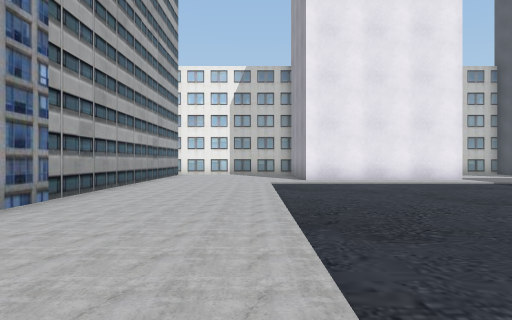
[1] (above)

21 first-person views from a walk through a scene from a Unity 3-D project. The camera is 1.3 m above the floor, looks level and sees 70° across. The floor is counted in squares, 2 m on a side. Each view is taken from the middle of a square. On the plan, view 1 faces up. The plan holds only what a view shows up to about 11 squares ahead; the rest is blank. The place goes on beyond the plan. Some surface patterns are stand-ins.

[2]
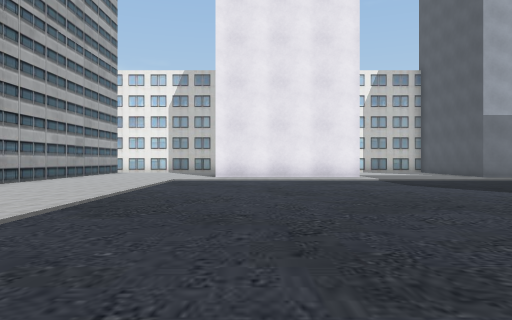

[3]
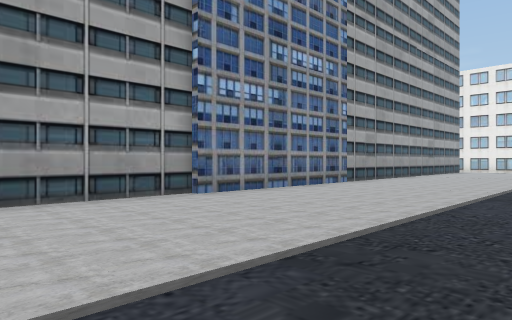

[4]
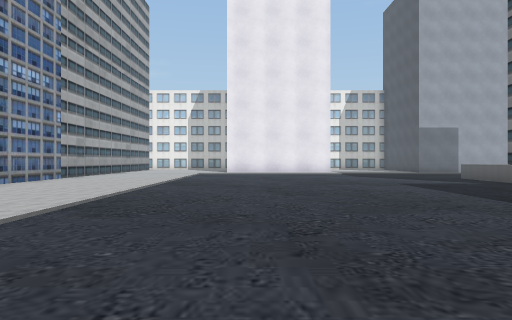

[5]
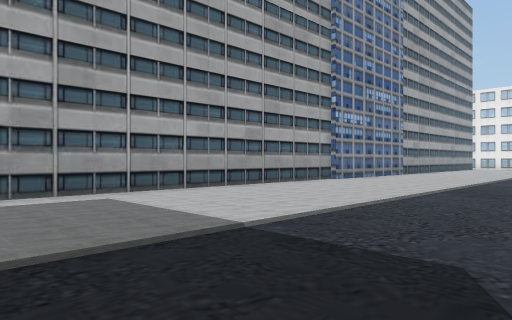

[6]
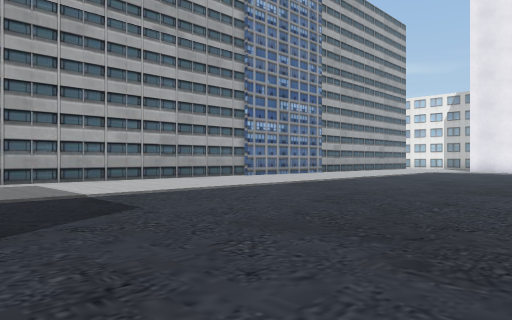

[7]
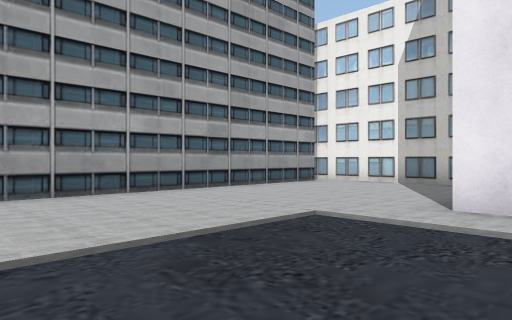

[8]
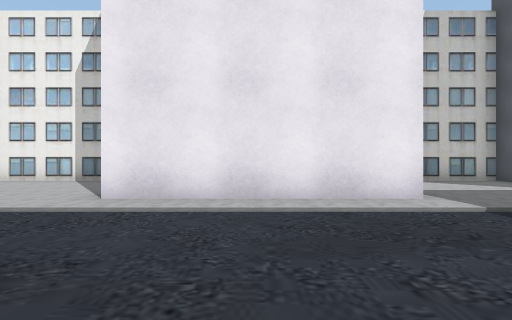

[9]
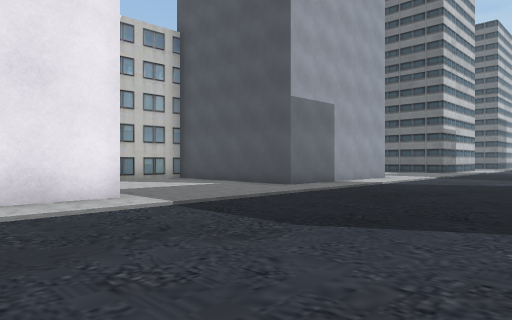

[10]
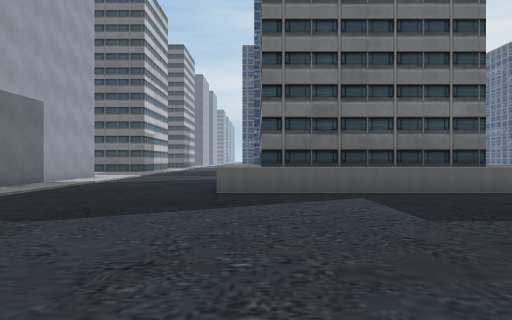

[11]
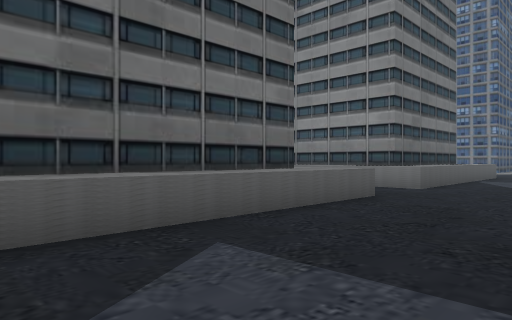

[12]
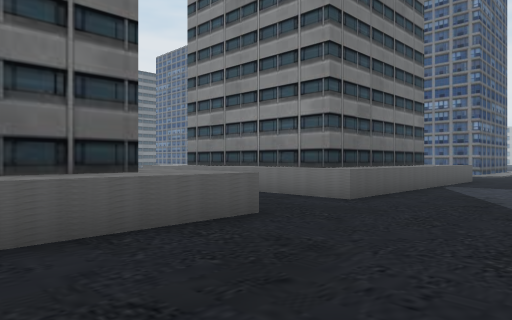

[13]
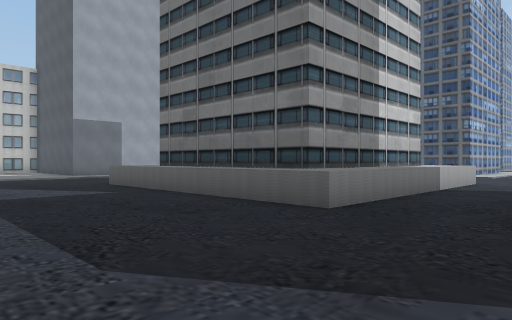

[14]
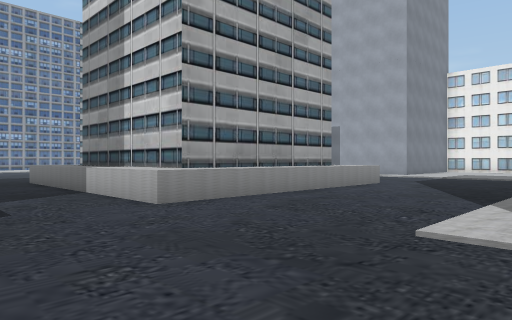

[15]
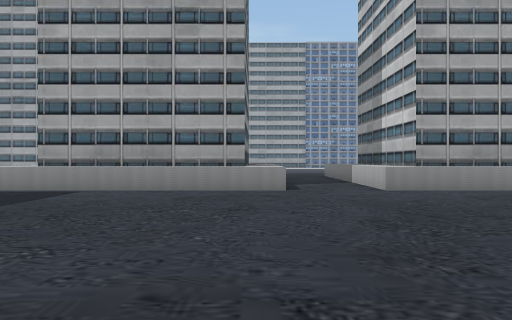

[16]
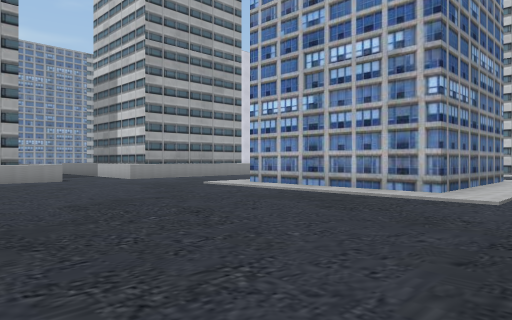

[17]
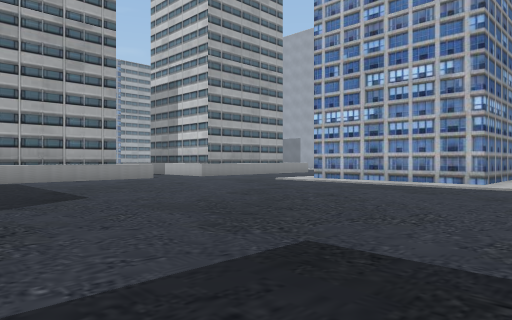

[18]
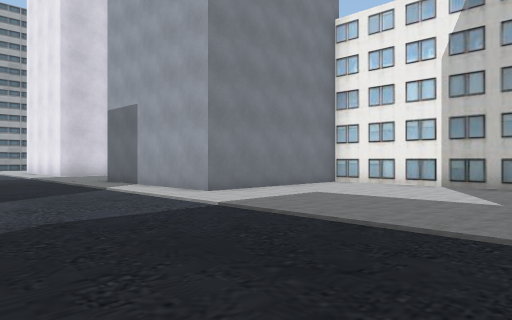

[19]
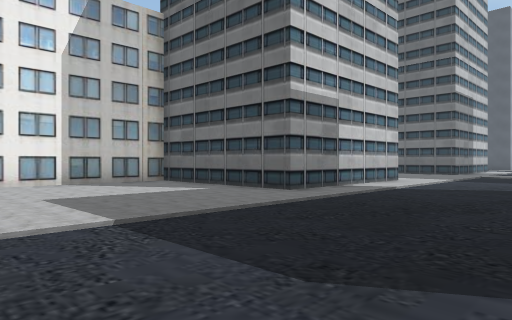

[20]
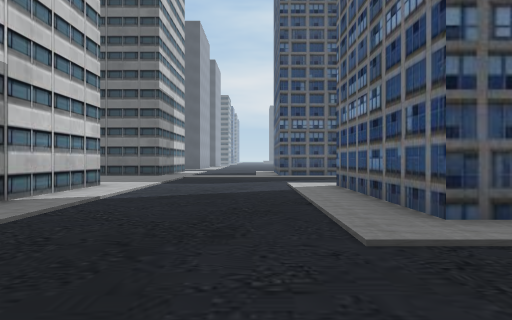

[21]
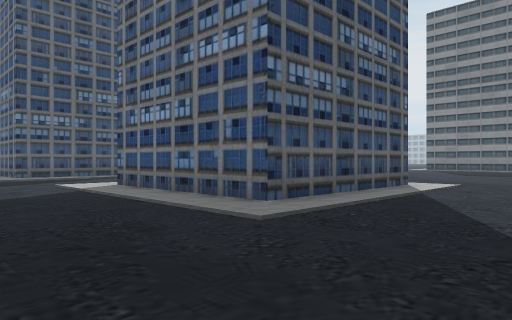

### Floor plan
Key: @ floor where view 1 was taken; # wall or solid block; . floor; B building.
Columns run from 4 left of view 1 to 29 right of it. Each row starts with its distance up from view 1.
 17  ####        ###    #######
 16  ....        ..B    B.....B
 15 B.....      ...B    B.....B
 14 B.....      ...B    B.....B
 13 B.....     ....B    B.....B
 12 B.....#####....BBBBBB.....BBBBB...
 11 B.................................
 10 B.................................
  9 B.................................
  8 B.................................
  7 B.................. ..............
  6 B.............BBBB  BB....BBBBB
  5 B.............BB    BB....B   B
  4 B.............BB    BB....B   B
  3 B.............BB    BB....B   B
  2 B.............BB    BB....B   B
  1 B.............BBBBBBBB....BBBBB
  0 B...@.........BBBBBBBB...........
 -1 B................................
 -2 B................................
 -3 B.......... ..BBBBBBBB............
 -4 B.......... ..BB    BB............
 -5 B.......... ..BB    BB...........
 -6 B........... .BB    BB............
 -7 B........... .BB    BB............
 -8 B..........  .BB    BB.  ........
 -9     .. ... . .B     B         .. .

Positions as (right, up) in squares from view 1, and headings:
1: (0, 0), facing up
2: (3, -1), facing up
3: (2, -3), facing up-left
4: (3, -6), facing up
5: (3, -9), facing up-left
6: (7, -9), facing up-left
7: (3, 7), facing up-left
8: (4, 6), facing up
9: (4, 6), facing up-right
10: (3, 6), facing right
11: (7, 6), facing down-right
12: (7, 3), facing down-right
13: (6, -3), facing up-right
14: (22, -3), facing up-left
15: (25, -3), facing left
16: (29, -6), facing up-left
17: (29, -9), facing up-left
18: (22, 7), facing up-left
19: (16, 7), facing up-right
20: (18, 8), facing right
21: (18, 10), facing down-right
